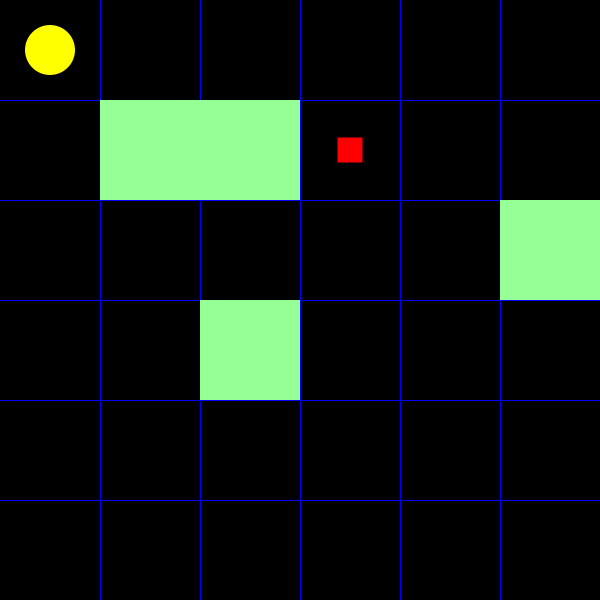
Frame 1 (no input)
Frame 60 (the mouse pressed at the canvas centre just before this capture): identical to frame 1, image omitted
Frame 120 (the mouse held since frame 60 and released just before this capture): identical to frame 1, image omitted

The Processing sketch that drew this single still picture (run headless with seeded random() and noise(); from frame 60 on, the mouse is pressed at the canvas centre):

// Processing sketch: sketch_200930a
// ── sketch_200930a.pde
class Wall{
  int x,y;
  float sizeX,sizeY;
  
  Wall(int co,int ro){
    x = (int(random(0,co))*width/co)+width/(co*2);
    y = (int(random(1,ro))*height/ro)+height/(ro*2);
    sizeX=width/co;
    sizeY=height/ro;
  }
  
  void draw(){
    fill(150,255,150);
    noStroke();
    rectMode(CENTER);
    rect(x,y,sizeX,sizeY);
  }
}

class Robot{
  int x,y;
  float sizeX,sizeY;
  int velX,velY;
  
  Robot(int posX,int posY){
    x = posX;
    y =posY;
    sizeX = posX*2*0.5;
    sizeY = posY*2*0.5;
    velX = posX*2;
    velY = posY*2;
    
  }
  void draw(){
    fill(255,255,0);
    noStroke();
    ellipseMode(CENTER);
    ellipse(x,y,sizeX,sizeY);
  }
  void move(int  key){
     if(key== UP){y -= velY;}
     if(key== DOWN){y += velY;}
     if(key== LEFT){x -= velX;}
     if(key== RIGHT){x += velX;}
     if(x<width/(w.column*2)){x = width/(w.column*2);}
     if(x>width-(width/(w.column*2))){x = width-(width/(2*w.column));}
     if(y<height/(w.row*2)){y =height/(w.row*2);}
     if(y>height-(height/(w.row*2))){ y = height-(height/(w.row*2));}
  }
  boolean checkWall(Wall wall){
    if(dist(x,y,wall.x,wall.y)==0){return true;}
    else{return false;}
  }
  
  void bounce(int key){
    if(key== UP){y += velY;}
    if(key== DOWN){y -= velY;}
    if(key== LEFT){x += velX;}
    if(key== RIGHT){x -= velX;}
  }
}

class Target{
  int x,y;
  
  Target(int co,int ro){
    x = (int(random(0,co))*width/co)+width/(co*2);
    y = (int(random(0,ro))*height/ro)+height/(ro*2);
  }
  
  void randomPosition(){
    x = (int(random(0,w.column))*width/w.column)+width/(w.column*2);
    y = (int(random(0,w.row))*height/w.row)+height/(w.row*2);
  }
  
  void draw(){
    fill(255,0,0);
    noStroke();
    rectMode(CENTER);
    rect(x,y,0.25*width/w.column,0.25*height/w.row);
  }
  
  boolean checkWall(Wall wall){
    if(dist(x,y,wall.x,wall.y)==0){return true;}
    else{return false;}
  }
}

class World{
  int column,row;
  Target t;
  Robot r;
  int robotDelay,maxRobotDelay;
  ArrayList<Wall> wall = new ArrayList<Wall>();
  
  World(int co,int ro,int numWall){
    column = co;
    row =ro;
    maxRobotDelay = 7;
    robotDelay = maxRobotDelay;
    
    r = new Robot(width/(co*2),height/(row*2));
    
    t = new Target(column,row);
    
    for(int  i=0;i<numWall;i++){
      wall.add(new Wall(column,row));
    }
  }
  
  void draw(){
    for(int i=1;i<column;i++){  // draw column
      stroke(0,0,255);
      line(i*width/column,0,i*width/column,height);
    }
    for(int i=1;i<row;i++){  // draw row
      stroke(0,0,255);
      line(0,i*height/row,width,i*height/row);
    }
  }
  
  void update(){
    for(Wall temp:wall){
      if(t.checkWall(temp)){t.randomPosition();}
    }
    t.draw();
    
    r.draw();
    
    for(Wall wall:wall){
      wall.draw();
    }
    
    if(keyPressed&&robotDelay>maxRobotDelay){
      if(key==CODED){
        r.move(keyCode);
        robotDelay =0;
        for(Wall tempWall:wall){
          if(r.checkWall(tempWall)){r.bounce(keyCode);}
        }
      }
    }
    robotDelay++;
    
    if(dist(r.x,r.y,t.x,t.y)==0){t.randomPosition();}
  }
}

World w;



void setup(){
  size(600,600);
  w = new World(6,6,5);
}
void draw(){
  background(0);
  w.draw();
  w.update();
}
